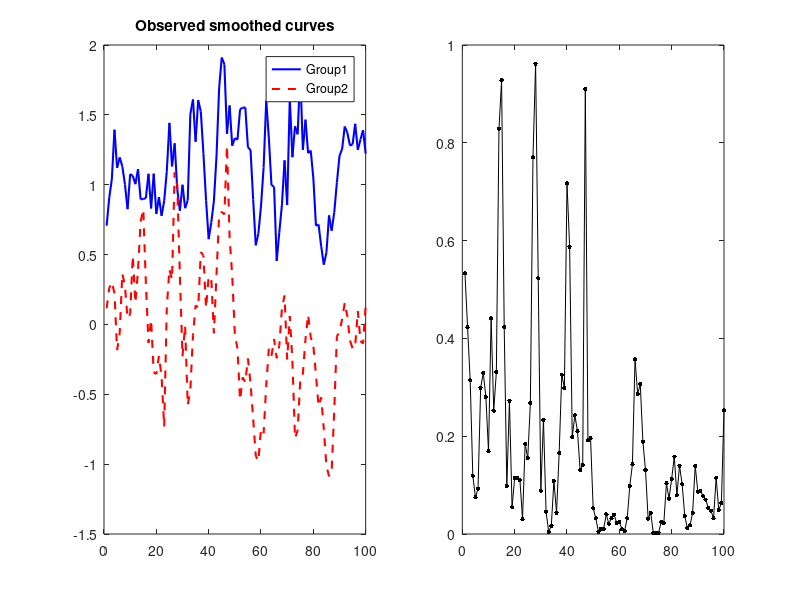

The MATLAB script that drew this image: (Note: this script raises an error after producing the figure.)
%% — Toy data (shifted by +1)
rng(0);
N    = 100;
Y1   = randn(1,N) + 1;   % Group 1
Y2   = randn(1,N);       % Group 2
x    = 1:N;              % the “location” axis
win  = 5;                % smoothing window

%% 1) Observed smoothed curves & their difference
f1_obs   = movmean(Y1, win);    % 1×N
f2_obs   = movmean(Y2, win);    % 1×N
obsDiff  = f1_obs - f2_obs;      % 1×N

%% 2) Build the null (permutation) distribution
nPerm    = 2000;                 % number of permutations
permDiff = zeros(nPerm, N);
pooled   = [Y1, Y2];
for p = 1:nPerm
    idx       = randperm(N+N);          % shuffle all 200 points
    Y1p       = pooled(idx(1:N));       % first N → new “Group 1”
    Y2p       = pooled(idx(N+1:end));   % last N → new “Group 2”
    f1p       = movmean(Y1p, win);
    f2p       = movmean(Y2p, win);
    permDiff(p,:) = f1p - f2p;          % difference under H0
end

%% 3) Pointwise two-tailed p-values
extreme = sum( abs(permDiff) >= abs(obsDiff), 1 );  
pVals   = (extreme + 1) ./ (nPerm + 1);    % 1×N

%% 4) Plot
figure('Position',[200 200 800 300]);
subplot(1,2,1);
hold on; box on;
plot(x, f1_obs, 'b-', 'LineWidth',1.5);
plot(x, f2_obs, 'r--','LineWidth',1.5);
legend('Group1','Group2','Location','Best');
title('Observed smoothed curves');

subplot(1,2,2);
plot(x, pVals, 'k.-','MarkerSize',10);
hold on;
yline(0.05,'r:','LineWidth',1.2);
ylim([0 1]);
xlabel('x (index)'); ylabel('p-value');
title('Pointwise permutation p-values');
